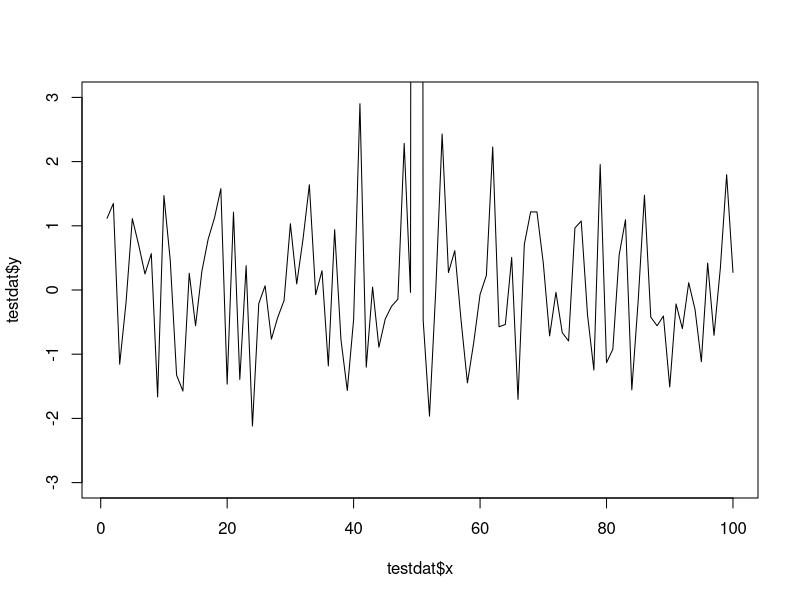

Generate this figure with R: (Note: this script raises an error after producing the figure.)
#ggplot2 ... part 3!

testdat <- data.frame(x = 1:100, y = rnorm(100))

testdat[50,2] <- 100 #outlier

plot(testdat$x, testdat$y, type = "l", ylim = c(-3,3))

g1 <- ggplot(testdat, aes(x=x,y=y))

g1 + geom_line()

#change the axis limits

g1 + geom_line() + ylim(-3,3) #outlier missing

g1 + geom_line() + coord_cartesian(ylim = c(-3,3)) #outlier included

#go back to maacs data set

#need to make no2 categorical

maacs$logno2_new <- log(maacs$eno)

cutpoints <- quantile(maacs$logno2_new, seq(0,1, length = 4), na.rm = TRUE)
 
maacs$no2dec <- cut(maacs$logno2_new,cutpoints)

levels(maacs$no2dec) #see the three categories

#make one final big plot

#start with a data frame

h <- ggplot(maacs,aes(logpm25,logeno))

#add layers

h + geom_point(alpha = 1/3) + geom_smooth(method = "lm", se = FALSE, col = "green") + theme_bw(base_family = "Avenir", base_size = 10) + labs(x = "Log PM25", y = "Log ENO") + labs(title = "MAACS Cohort")